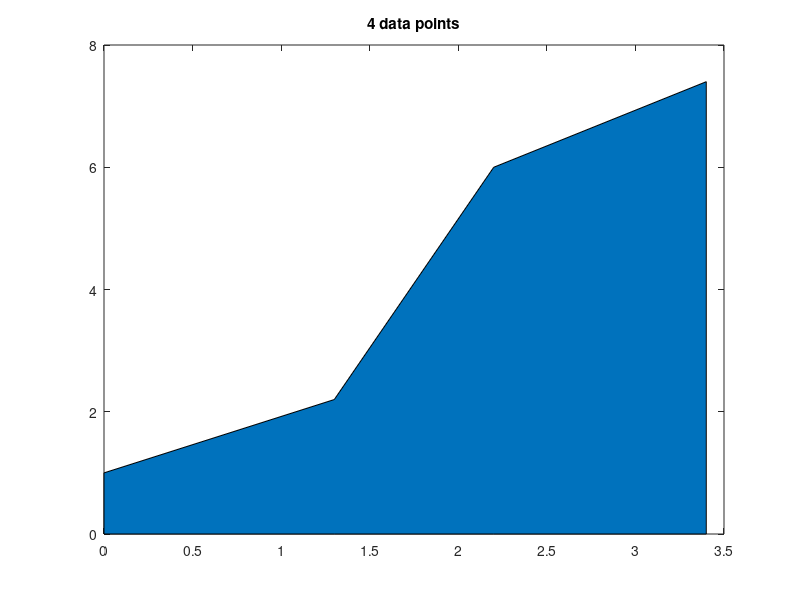

Write MATLAB code to recreate this figure.
%This script will read a file and create an area plot.

fid = fopen('areapts.dat')
while feof(fid)==0
    mat = fscanf(fid, '%c %f %c %f\n', [4 inf]);
    x = mat(2,:);
    y = mat(4,:);
    area(x,y)
    title('4 data points')
end